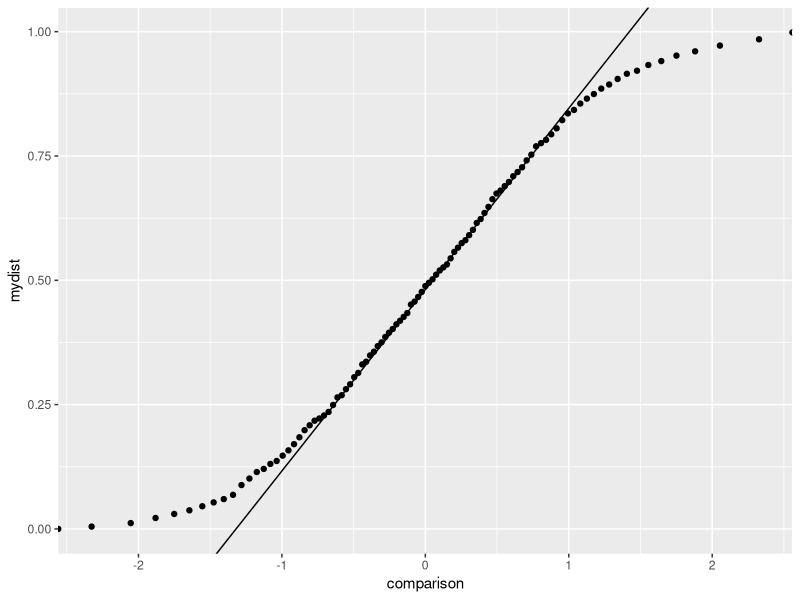

The R script that drew this image:
##### Chapter 1 Lab 3 --------------
#
# Creating QQ plots to determine data distribution
#
# Student name(s): Daniel Camacho
#
########### Directions ===============
#
# (1) read through and run the code to
# understand what it does.  Here we are plotting
# QQ plots "by hand" instead of using the black
# box commands of ggplot to plot them.
# (2) copy the code and revise it to plot 
# the QQ plot for a uniform distribution and 
# a chi-square (df = 3) distribution in addition to 
# the normal distribution.  Nota bene:  Only copy
# the code needed and change all comments to 
# reflect the distribution being tested
# (3) Add titles, captions, labels, etc., to the 
# plots
# (4) Use your code to visually determine the 
# best estimate # of the distributions in the 
# data you are given.
##### Answers =====================
#
# Choose from Normal, Chi-square, or Uniform

#  Dist1 is the _____ distribution
#  Dist2 is the _____ distribution
#  Dist3 is the _____ distribution
#  Dist4 is the _____ distribution
#
############## Setup --------------
# We will use tibbles, pipes, and ggplot
require(tidyverse)

#  "percents" is a list 
# of the quantiles we will use in the QQ plots
percents <- seq(from = 0, to = 1, by = 0.01)

qqnormline <- function(mydata){
  # this function takes a vector and returns the slope
  # and the intercept of a line through the point of the QQ plot
  # at the 25th-percentile and the 75th-percentile
  # using a normal distribution for the comparison
  pt1 <- c(qnorm(0.25), quantile(mydata, 0.25))
  pt2 <- c(qnorm(0.75), quantile(mydata, 0.75)) 
  m <- (pt1[[2]] - pt2[[2]])/(pt1[[1]] - pt2[[1]])
  b <- -pt1[[1]]*m + pt1[[2]]
  
  # To use the output, the slope is in element [[1]] and
  # the y-intercept is in element [[2]]
  return(c(m, b))
}

####### The Data ###############
# Read in the assignment data, look at its structure,
# and pick one of the columns to test by storing it in "x"
myDists <- read_csv("Ch 1/ISLR Chapter 1 Lab 3 QQ Plot Data.csv")

########### Example 1: dist1 ##########
# Strip off the first column of myDists
x <- myDists$Dist1

######## Compare to normal  #########

# Create a tibble with three columns: 
#    (1) the percentages for each quantile
#    (2) quantiles of the normal distribution and
#    (3) quantiles of the data in question
mytib <- tibble(percents,
                comparison = qnorm(percents),
                mydist = quantile(x, percents))

# Calculate the line through the 25th and 75th
# quantile points on the QQ plot
linedata <- qqnormline(x)

# The QQ plot - points and line
mytib %>% 
  ggplot(aes(x = comparison, y = mydist)) +
  geom_point() +
  geom_abline(slope = linedata[[1]], intercept = linedata[[2]])
